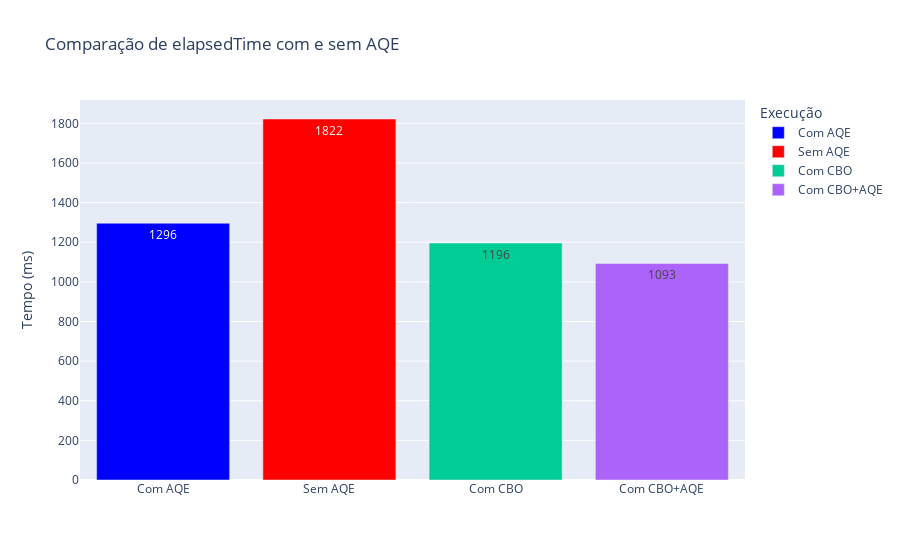
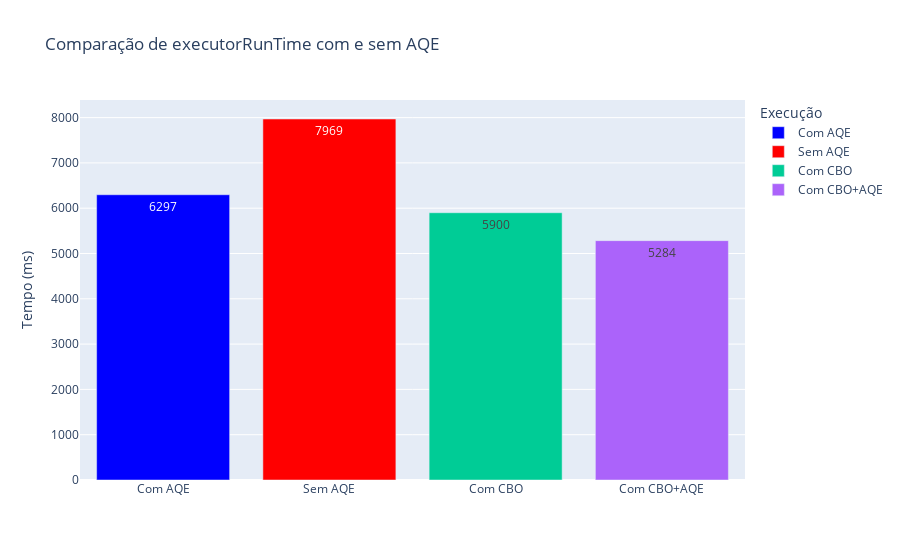
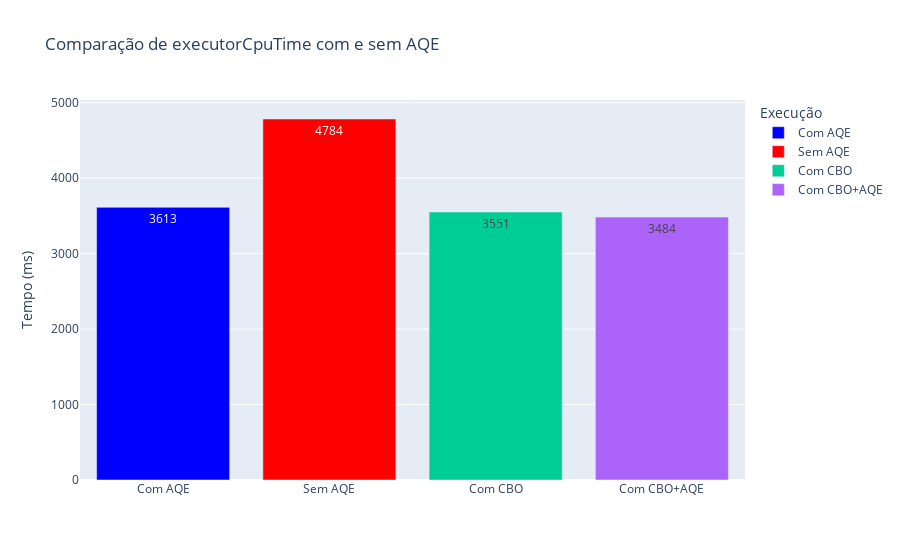
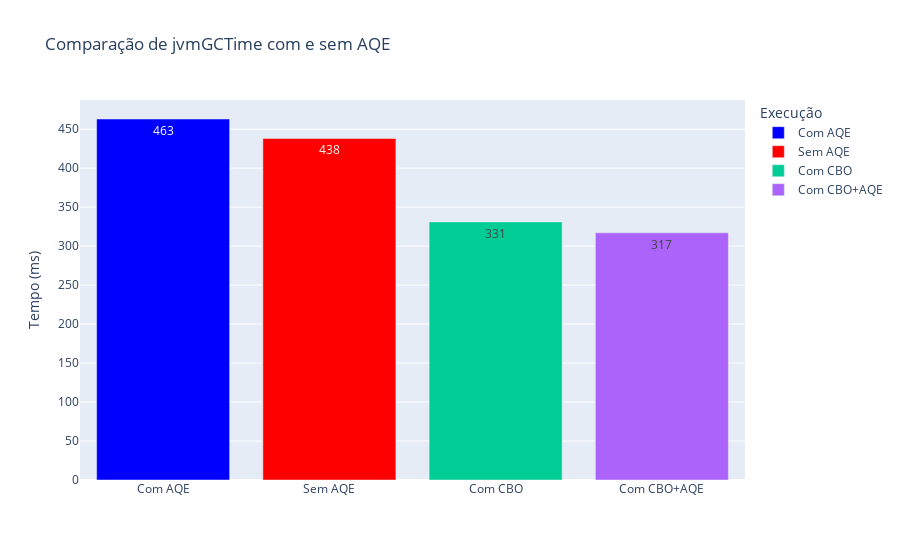

The cell these charts' notebook holds for them, in order:
### Code cell
# Criar e exibir gráficos para cada métrica
for metric in metricas_relevantes:
    fig = create_metric_chart(metric, df_combined)
    fig.show()

### Figure 1 — Plotly figure (JSON) as saved in the notebook; plotly's stock layout.template omitted (floating-point values rounded to 4 significant figures)
{"data": [{"hovertemplate": "Tipo de Execução=%{x}<br>elapsedTime=%{y}<extra></extra>", "legendgroup": "Com AQE", "marker": {"color": "blue", "pattern": {"shape": ""}}, "name": "Com AQE", "orientation": "v", "showlegend": true, "textposition": "auto", "texttemplate": "%{y}", "type": "bar", "x": ["Com AQE"], "xaxis": "x", "y": [1296], "yaxis": "y"}, {"hovertemplate": "Tipo de Execução=%{x}<br>elapsedTime=%{y}<extra></extra>", "legendgroup": "Sem AQE", "marker": {"color": "red", "pattern": {"shape": ""}}, "name": "Sem AQE", "orientation": "v", "showlegend": true, "textposition": "auto", "texttemplate": "%{y}", "type": "bar", "x": ["Sem AQE"], "xaxis": "x", "y": [1822], "yaxis": "y"}, {"hovertemplate": "Tipo de Execução=%{x}<br>elapsedTime=%{y}<extra></extra>", "legendgroup": "Com CBO", "marker": {"color": "#00cc96", "pattern": {"shape": ""}}, "name": "Com CBO", "orientation": "v", "showlegend": true, "textposition": "auto", "texttemplate": "%{y}", "type": "bar", "x": ["Com CBO"], "xaxis": "x", "y": [1196], "yaxis": "y"}, {"hovertemplate": "Tipo de Execução=%{x}<br>elapsedTime=%{y}<extra></extra>", "legendgroup": "Com CBO+AQE", "marker": {"color": "#ab63fa", "pattern": {"shape": ""}}, "name": "Com CBO+AQE", "orientation": "v", "showlegend": true, "textposition": "auto", "texttemplate": "%{y}", "type": "bar", "x": ["Com CBO+AQE"], "xaxis": "x", "y": [1093], "yaxis": "y"}], "layout": {"barmode": "relative", "legend": {"title": {"text": "Execução"}, "tracegroupgap": 0}, "title": {"text": "Comparação de elapsedTime com e sem AQE"}, "xaxis": {"anchor": "y", "categoryarray": ["Com AQE", "Sem AQE", "Com CBO", "Com CBO+AQE"], "categoryorder": "array", "domain": [0, 1], "title": {"text": ""}}, "yaxis": {"anchor": "x", "domain": [0, 1], "title": {"text": "Tempo (ms)"}}}}

### Figure 2 — Plotly figure (JSON) as saved in the notebook; plotly's stock layout.template omitted (floating-point values rounded to 4 significant figures)
{"data": [{"hovertemplate": "Tipo de Execução=%{x}<br>executorRunTime=%{y}<extra></extra>", "legendgroup": "Com AQE", "marker": {"color": "blue", "pattern": {"shape": ""}}, "name": "Com AQE", "orientation": "v", "showlegend": true, "textposition": "auto", "texttemplate": "%{y}", "type": "bar", "x": ["Com AQE"], "xaxis": "x", "y": [6297], "yaxis": "y"}, {"hovertemplate": "Tipo de Execução=%{x}<br>executorRunTime=%{y}<extra></extra>", "legendgroup": "Sem AQE", "marker": {"color": "red", "pattern": {"shape": ""}}, "name": "Sem AQE", "orientation": "v", "showlegend": true, "textposition": "auto", "texttemplate": "%{y}", "type": "bar", "x": ["Sem AQE"], "xaxis": "x", "y": [7969], "yaxis": "y"}, {"hovertemplate": "Tipo de Execução=%{x}<br>executorRunTime=%{y}<extra></extra>", "legendgroup": "Com CBO", "marker": {"color": "#00cc96", "pattern": {"shape": ""}}, "name": "Com CBO", "orientation": "v", "showlegend": true, "textposition": "auto", "texttemplate": "%{y}", "type": "bar", "x": ["Com CBO"], "xaxis": "x", "y": [5900], "yaxis": "y"}, {"hovertemplate": "Tipo de Execução=%{x}<br>executorRunTime=%{y}<extra></extra>", "legendgroup": "Com CBO+AQE", "marker": {"color": "#ab63fa", "pattern": {"shape": ""}}, "name": "Com CBO+AQE", "orientation": "v", "showlegend": true, "textposition": "auto", "texttemplate": "%{y}", "type": "bar", "x": ["Com CBO+AQE"], "xaxis": "x", "y": [5284], "yaxis": "y"}], "layout": {"barmode": "relative", "legend": {"title": {"text": "Execução"}, "tracegroupgap": 0}, "title": {"text": "Comparação de executorRunTime com e sem AQE"}, "xaxis": {"anchor": "y", "categoryarray": ["Com AQE", "Sem AQE", "Com CBO", "Com CBO+AQE"], "categoryorder": "array", "domain": [0, 1], "title": {"text": ""}}, "yaxis": {"anchor": "x", "domain": [0, 1], "title": {"text": "Tempo (ms)"}}}}

### Figure 3 — Plotly figure (JSON) as saved in the notebook; plotly's stock layout.template omitted (floating-point values rounded to 4 significant figures)
{"data": [{"hovertemplate": "Tipo de Execução=%{x}<br>executorCpuTime=%{y}<extra></extra>", "legendgroup": "Com AQE", "marker": {"color": "blue", "pattern": {"shape": ""}}, "name": "Com AQE", "orientation": "v", "showlegend": true, "textposition": "auto", "texttemplate": "%{y}", "type": "bar", "x": ["Com AQE"], "xaxis": "x", "y": [3613], "yaxis": "y"}, {"hovertemplate": "Tipo de Execução=%{x}<br>executorCpuTime=%{y}<extra></extra>", "legendgroup": "Sem AQE", "marker": {"color": "red", "pattern": {"shape": ""}}, "name": "Sem AQE", "orientation": "v", "showlegend": true, "textposition": "auto", "texttemplate": "%{y}", "type": "bar", "x": ["Sem AQE"], "xaxis": "x", "y": [4784], "yaxis": "y"}, {"hovertemplate": "Tipo de Execução=%{x}<br>executorCpuTime=%{y}<extra></extra>", "legendgroup": "Com CBO", "marker": {"color": "#00cc96", "pattern": {"shape": ""}}, "name": "Com CBO", "orientation": "v", "showlegend": true, "textposition": "auto", "texttemplate": "%{y}", "type": "bar", "x": ["Com CBO"], "xaxis": "x", "y": [3551], "yaxis": "y"}, {"hovertemplate": "Tipo de Execução=%{x}<br>executorCpuTime=%{y}<extra></extra>", "legendgroup": "Com CBO+AQE", "marker": {"color": "#ab63fa", "pattern": {"shape": ""}}, "name": "Com CBO+AQE", "orientation": "v", "showlegend": true, "textposition": "auto", "texttemplate": "%{y}", "type": "bar", "x": ["Com CBO+AQE"], "xaxis": "x", "y": [3484], "yaxis": "y"}], "layout": {"barmode": "relative", "legend": {"title": {"text": "Execução"}, "tracegroupgap": 0}, "title": {"text": "Comparação de executorCpuTime com e sem AQE"}, "xaxis": {"anchor": "y", "categoryarray": ["Com AQE", "Sem AQE", "Com CBO", "Com CBO+AQE"], "categoryorder": "array", "domain": [0, 1], "title": {"text": ""}}, "yaxis": {"anchor": "x", "domain": [0, 1], "title": {"text": "Tempo (ms)"}}}}

### Figure 4 — Plotly figure (JSON) as saved in the notebook; plotly's stock layout.template omitted (floating-point values rounded to 4 significant figures)
{"data": [{"hovertemplate": "Tipo de Execução=%{x}<br>jvmGCTime=%{y}<extra></extra>", "legendgroup": "Com AQE", "marker": {"color": "blue", "pattern": {"shape": ""}}, "name": "Com AQE", "orientation": "v", "showlegend": true, "textposition": "auto", "texttemplate": "%{y}", "type": "bar", "x": ["Com AQE"], "xaxis": "x", "y": [463], "yaxis": "y"}, {"hovertemplate": "Tipo de Execução=%{x}<br>jvmGCTime=%{y}<extra></extra>", "legendgroup": "Sem AQE", "marker": {"color": "red", "pattern": {"shape": ""}}, "name": "Sem AQE", "orientation": "v", "showlegend": true, "textposition": "auto", "texttemplate": "%{y}", "type": "bar", "x": ["Sem AQE"], "xaxis": "x", "y": [438], "yaxis": "y"}, {"hovertemplate": "Tipo de Execução=%{x}<br>jvmGCTime=%{y}<extra></extra>", "legendgroup": "Com CBO", "marker": {"color": "#00cc96", "pattern": {"shape": ""}}, "name": "Com CBO", "orientation": "v", "showlegend": true, "textposition": "auto", "texttemplate": "%{y}", "type": "bar", "x": ["Com CBO"], "xaxis": "x", "y": [331], "yaxis": "y"}, {"hovertemplate": "Tipo de Execução=%{x}<br>jvmGCTime=%{y}<extra></extra>", "legendgroup": "Com CBO+AQE", "marker": {"color": "#ab63fa", "pattern": {"shape": ""}}, "name": "Com CBO+AQE", "orientation": "v", "showlegend": true, "textposition": "auto", "texttemplate": "%{y}", "type": "bar", "x": ["Com CBO+AQE"], "xaxis": "x", "y": [317], "yaxis": "y"}], "layout": {"barmode": "relative", "legend": {"title": {"text": "Execução"}, "tracegroupgap": 0}, "title": {"text": "Comparação de jvmGCTime com e sem AQE"}, "xaxis": {"anchor": "y", "categoryarray": ["Com AQE", "Sem AQE", "Com CBO", "Com CBO+AQE"], "categoryorder": "array", "domain": [0, 1], "title": {"text": ""}}, "yaxis": {"anchor": "x", "domain": [0, 1], "title": {"text": "Tempo (ms)"}}}}
